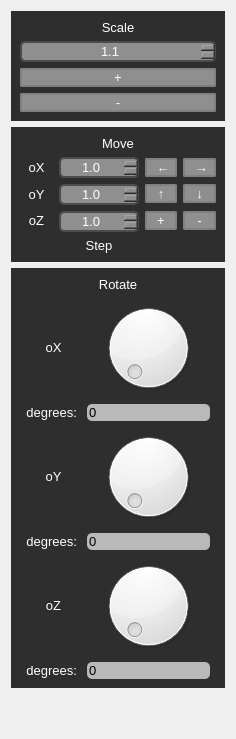
    <widget class="QWidget" name="tab_transformation">
     <attribute name="title">
      <string>Transformation</string>
     </attribute>
     <layout class="QGridLayout" name="gridLayout_7">
      <item row="4" column="1">
       <spacer name="vertical_spacer_transformation_down">
        <property name="orientation">
         <enum>Qt::Vertical</enum>
        </property>
        <property name="sizeHint" stdset="0">
         <size>
          <width>20</width>
          <height>40</height>
         </size>
        </property>
       </spacer>
      </item>
      <item row="0" column="1">
       <layout class="QGridLayout" name="grid_layout_transformation">
        <item row="1" column="0" colspan="2">
         <widget class="QFrame" name="frame_move">
          <property name="autoFillBackground">
           <bool>false</bool>
          </property>
          <property name="styleSheet">
           <string notr="true">QFrame {
	background-color: #2E2E2E;
}</string>
          </property>
          <property name="frameShape">
           <enum>QFrame::NoFrame</enum>
          </property>
          <property name="frameShadow">
           <enum>QFrame::Raised</enum>
          </property>
          <layout class="QGridLayout" name="gridLayout_17">
           <item row="2" column="1">
            <widget class="QLabel" name="label_move_x">
             <property name="maximumSize">
              <size>
               <width>16777215</width>
               <height>21</height>
              </size>
             </property>
             <property name="font">
              <font>
               <pointsize>10</pointsize>
              </font>
             </property>
             <property name="styleSheet">
              <string notr="true">QLabel {
	color: white;
}</string>
             </property>
             <property name="text">
              <string>oX</string>
             </property>
             <property name="alignment">
              <set>Qt::AlignCenter</set>
             </property>
            </widget>
           </item>
           <item row="3" column="3">
            <widget class="QPushButton" name="MYUp">
             <property name="enabled">
              <bool>true</bool>
             </property>
             <property name="font">
              <font>
               <pointsize>10</pointsize>
              </font>
             </property>
             <property name="styleSheet">
              <string notr="true">QPushButton {
	background-color: #8F8F8F;
	border-radius: 2px;
	border: 2px solid gray;
	color: white;
}

QPushButton:hover {
    border: 2px solid #69A1E4;
}

QPushButton:pressed {
  background-color: white;
}</string>
             </property>
             <property name="text">
              <string>↑</string>
             </property>
            </widget>
           </item>
           <item row="5" column="2">
            <widget class="QLabel" name="label_step_move">
             <property name="font">
              <font>
               <pointsize>10</pointsize>
              </font>
             </property>
             <property name="styleSheet">
              <string notr="true">QLabel {
	color: white;
}</string>
             </property>
             <property name="text">
              <string>Step</string>
             </property>
             <property name="alignment">
              <set>Qt::AlignCenter</set>
             </property>
            </widget>
           </item>
           <item row="4" column="4">
            <widget class="QPushButton" name="MZClose">
             <property name="enabled">
              <bool>true</bool>
             </property>
             <property name="font">
              <font>
               <pointsize>10</pointsize>
              </font>
             </property>
             <property name="styleSheet">
              <string notr="true">QPushButton {
	background-color: #8F8F8F;
	border-radius: 2px;
	border: 2px solid gray;
	color: white;
}

QPushButton:hover {
    border: 2px solid #69A1E4;
}

QPushButton:pressed {
  background-color: white;
}</string>
             </property>
             <property name="text">
              <string>-</string>
             </property>
            </widget>
           </item>
           <item row="4" column="1">
            <widget class="QLabel" name="label_move_z">
             <property name="maximumSize">
              <size>
               <width>16777215</width>
               <height>21</height>
              </size>
             </property>
             <property name="font">
              <font>
               <pointsize>10</pointsize>
              </font>
             </property>
             <property name="styleSheet">
              <string notr="true">QLabel {
	color: white;
}</string>
             </property>
             <property name="text">
              <string>oZ</string>
             </property>
             <property name="alignment">
              <set>Qt::AlignCenter</set>
             </property>
            </widget>
           </item>
           <item row="2" column="4">
            <widget class="QPushButton" name="MXRight">
             <property name="enabled">
              <bool>true</bool>
             </property>
             <property name="font">
              <font>
               <pointsize>10</pointsize>
              </font>
             </property>
             <property name="styleSheet">
              <string notr="true">QPushButton {
	background-color: #8F8F8F;
	border-radius: 2px;
	border: 2px solid gray;
	color: white;
}

QPushButton:hover {
    border: 2px solid #69A1E4;
}

QPushButton:pressed {
  background-color: white;
}</string>
             </property>
             <property name="text">
              <string> →</string>
             </property>
            </widget>
           </item>
           <item row="4" column="3">
            <widget class="QPushButton" name="MZFar">
             <property name="enabled">
              <bool>true</bool>
             </property>
             <property name="font">
              <font>
               <pointsize>10</pointsize>
              </font>
             </property>
             <property name="styleSheet">
              <string notr="true">QPushButton {
	background-color: #8F8F8F;
	border-radius: 2px;
	border: 2px solid gray;
	color: white;
}

QPushButton:hover {
    border: 2px solid #69A1E4;
}

QPushButton:pressed {
  background-color: white;
}</string>
             </property>
             <property name="text">
              <string>+</string>
             </property>
            </widget>
           </item>
           <item row="2" column="2" rowspan="3">
            <layout class="QVBoxLayout" name="vertical_layout_d_spin_boxes_step_move">
             <item>
              <widget class="QDoubleSpinBox" name="XMoveValue">
               <property name="enabled">
                <bool>true</bool>
               </property>
               <property name="minimumSize">
                <size>
                 <width>80</width>
                 <height>0</height>
                </size>
               </property>
               <property name="font">
                <font>
                 <pointsize>10</pointsize>
                </font>
               </property>
               <property name="styleSheet">
                <string notr="true">QDoubleSpinBox {
  border: 2px solid rgb(76,76,76);
  border-radius: 5px;
  background-color: #8F8F8F;
  color: rgb(255,255,255);
}

QDoubleSpinBox::down-button  {
  subcontrol-origin: margin;
  subcontrol-position: center left;
  image: url(:/images/left_arrow.png);
  background-color: rgb(76,76,76);
  left: 2px;
  height: 22px;
  width: 12px;
}

QDoubleSpinBox::up-button  {
  subcontrol-origin: margin;
  subcontrol-position: center right;
  image: url(:/images/right_arrow.png);
  background-color: rgb(76,76,76);
  right: 2px;
  height: 22px;
  width:12px;
}</string>
               </property>
               <property name="alignment">
                <set>Qt::AlignCenter</set>
               </property>
               <property name="decimals">
                <number>1</number>
               </property>
               <property name="minimum">
                <double>0.100000000000000</double>
               </property>
               <property name="maximum">
                <double>1000000.000000000000000</double>
               </property>
               <property name="singleStep">
                <double>0.100000000000000</double>
               </property>
               <property name="value">
                <double>1.000000000000000</double>
               </property>
              </widget>
             </item>
             <item>
              <widget class="QDoubleSpinBox" name="YMoveValue">
               <property name="enabled">
                <bool>true</bool>
               </property>
               <property name="minimumSize">
                <size>
                 <width>80</width>
                 <height>0</height>
                </size>
               </property>
               <property name="font">
                <font>
                 <pointsize>10</pointsize>
                </font>
               </property>
               <property name="styleSheet">
                <string notr="true">QDoubleSpinBox {
  border: 2px solid rgb(76,76,76);
  border-radius: 5px;
  background-color: #8F8F8F;
  color: rgb(255,255,255);
}

QDoubleSpinBox::down-button  {
  subcontrol-origin: margin;
  subcontrol-position: center left;
  image: url(:/images/left_arrow.png);
  background-color: rgb(76,76,76);
  left: 2px;
  height: 22px;
  width: 12px;
}

QDoubleSpinBox::up-button  {
  subcontrol-origin: margin;
  subcontrol-position: center right;
  image: url(:/images/right_arrow.png);
  background-color: rgb(76,76,76);
  right: 2px;
  height: 22px;
  width:12px;
}</string>
               </property>
               <property name="alignment">
                <set>Qt::AlignCenter</set>
               </property>
               <property name="decimals">
                <number>1</number>
               </property>
               <property name="minimum">
                <double>0.100000000000000</double>
               </property>
               <property name="maximum">
                <double>1000000.000000000000000</double>
               </property>
               <property name="singleStep">
                <double>0.100000000000000</double>
               </property>
               <property name="value">
                <double>1.000000000000000</double>
               </property>
              </widget>
             </item>
             <item>
              <widget class="QDoubleSpinBox" name="ZMoveValue">
               <property name="enabled">
                <bool>true</bool>
               </property>
               <property name="minimumSize">
                <size>
                 <width>80</width>
                 <height>0</height>
                </size>
               </property>
               <property name="font">
                <font>
                 <pointsize>10</pointsize>
                </font>
               </property>
               <property name="styleSheet">
                <string notr="true">QDoubleSpinBox {
  border: 2px solid rgb(76,76,76);
  border-radius: 5px;
  background-color: #8F8F8F;
  color: rgb(255,255,255);
}

QDoubleSpinBox::down-button  {
  subcontrol-origin: margin;
  subcontrol-position: center left;
  image: url(:/images/left_arrow.png);
  background-color: rgb(76,76,76);
  left: 2px;
  height: 22px;
  width: 12px;
}

QDoubleSpinBox::up-button  {
  subcontrol-origin: margin;
  subcontrol-position: center right;
  image: url(:/images/right_arrow.png);
  background-color: rgb(76,76,76);
  right: 2px;
  height: 22px;
  width:12px;
}</string>
               </property>
               <property name="alignment">
                <set>Qt::AlignCenter</set>
               </property>
               <property name="decimals">
                <number>1</number>
               </property>
               <property name="minimum">
                <double>0.100000000000000</double>
               </property>
               <property name="maximum">
                <double>1000000.000000000000000</double>
               </property>
               <property name="singleStep">
                <double>0.100000000000000</double>
               </property>
               <property name="value">
                <double>1.000000000000000</double>
               </property>
              </widget>
             </item>
            </layout>
           </item>
           <item row="3" column="4">
            <widget class="QPushButton" name="MYDown">
             <property name="enabled">
              <bool>true</bool>
             </property>
             <property name="font">
              <font>
               <pointsize>10</pointsize>
              </font>
             </property>
             <property name="styleSheet">
              <string notr="true">QPushButton {
	background-color: #8F8F8F;
	border-radius: 2px;
	border: 2px solid gray;
	color: white;
}

QPushButton:hover {
    border: 2px solid #69A1E4;
}

QPushButton:pressed {
  background-color: white;
}</string>
             </property>
             <property name="text">
              <string>↓</string>
             </property>
            </widget>
           </item>
           <item row="2" column="3">
            <widget class="QPushButton" name="MXLeft">
             <property name="enabled">
              <bool>true</bool>
             </property>
             <property name="font">
              <font>
               <pointsize>10</pointsize>
              </font>
             </property>
             <property name="styleSheet">
              <string notr="true">QPushButton {
	background-color: #8F8F8F;
	border-radius: 2px;
	border: 2px solid gray;
	color: white;
}

QPushButton:hover {
    border: 2px solid #69A1E4;
}

QPushButton:pressed {
  background-color: white;
}</string>
             </property>
             <property name="text">
              <string> ←</string>
             </property>
            </widget>
           </item>
           <item row="0" column="2" colspan="2">
            <widget class="QLabel" name="label_move">
             <property name="font">
              <font>
               <pointsize>10</pointsize>
              </font>
             </property>
             <property name="styleSheet">
              <string notr="true">QLabel {
	color: white;
}</string>
             </property>
             <property name="text">
              <string>Move</string>
             </property>
             <property name="alignment">
              <set>Qt::AlignCenter</set>
             </property>
            </widget>
           </item>
           <item row="3" column="1">
            <widget class="QLabel" name="label_move_y">
             <property name="maximumSize">
              <size>
               <width>16777215</width>
               <height>21</height>
              </size>
             </property>
             <property name="font">
              <font>
               <pointsize>10</pointsize>
              </font>
             </property>
             <property name="styleSheet">
              <string notr="true">QLabel {
	color: white;
}</string>
             </property>
             <property name="text">
              <string>oY</string>
             </property>
             <property name="alignment">
              <set>Qt::AlignCenter</set>
             </property>
            </widget>
           </item>
          </layout>
         </widget>
        </item>
        <item row="2" column="0" rowspan="2" colspan="2">
         <widget class="QFrame" name="frame_rotate">
          <property name="autoFillBackground">
           <bool>false</bool>
          </property>
          <property name="styleSheet">
           <string notr="true">QFrame {
	background-color: #2E2E2E;
}</string>
          </property>
          <property name="frameShape">
           <enum>QFrame::NoFrame</enum>
          </property>
          <property name="frameShadow">
           <enum>QFrame::Raised</enum>
          </property>
          <layout class="QGridLayout" name="gridLayout_16">
           <item row="1" column="0" colspan="4">
            <widget class="QLabel" name="label_rotate">
             <property name="font">
              <font>
               <pointsize>10</pointsize>
              </font>
             </property>
             <property name="styleSheet">
              <string notr="true">QLabel {
	color: white;
}</string>
             </property>
             <property name="text">
              <string>Rotate</string>
             </property>
             <property name="alignment">
              <set>Qt::AlignCenter</set>
             </property>
            </widget>
           </item>
           <item row="4" column="1">
            <widget class="QLabel" name="label_rotate_y">
             <property name="maximumSize">
              <size>
               <width>16777215</width>
               <height>21</height>
              </size>
             </property>
             <property name="font">
              <font>
               <pointsize>10</pointsize>
              </font>
             </property>
             <property name="styleSheet">
              <string notr="true">QLabel {
	color: white;
}</string>
             </property>
             <property name="text">
              <string>oY</string>
             </property>
             <property name="alignment">
              <set>Qt::AlignCenter</set>
             </property>
            </widget>
           </item>
           <item row="3" column="2">
            <widget class="QLineEdit" name="degX">
             <property name="enabled">
              <bool>false</bool>
             </property>
             <property name="font">
              <font>
               <pointsize>10</pointsize>
              </font>
             </property>
             <property name="styleSheet">
              <string notr="true">QLineEdit {
	background-color: #B9B9B9;
	border-radius: 5px;
	color: black;
}
</string>
             </property>
             <property name="text">
              <string>0</string>
             </property>
             <property name="readOnly">
              <bool>true</bool>
             </property>
            </widget>
           </item>
           <item row="2" column="1">
            <widget class="QLabel" name="label_rotate_x">
             <property name="maximumSize">
              <size>
               <width>16777215</width>
               <height>21</height>
              </size>
             </property>
             <property name="font">
              <font>
               <pointsize>10</pointsize>
              </font>
             </property>
             <property name="styleSheet">
              <string notr="true">QLabel {
	color: white;
}</string>
             </property>
             <property name="text">
              <string>oX</string>
             </property>
             <property name="alignment">
              <set>Qt::AlignCenter</set>
             </property>
            </widget>
           </item>
           <item row="4" column="2">
            <widget class="QDial" name="OYRotate">
             <property name="enabled">
              <bool>true</bool>
             </property>
             <property name="font">
              <font>
               <pointsize>10</pointsize>
              </font>
             </property>
             <property name="maximum">
              <number>100</number>
             </property>
             <property name="singleStep">
              <number>1</number>
             </property>
             <property name="value">
              <number>0</number>
             </property>
             <property name="sliderPosition">
              <number>0</number>
             </property>
            </widget>
           </item>
           <item row="5" column="1">
            <widget class="QLabel" name="label_rotate_x_3">
             <property name="maximumSize">
              <size>
               <width>16777215</width>
               <height>21</height>
              </size>
             </property>
             <property name="font">
              <font>
               <pointsize>10</pointsize>
              </font>
             </property>
             <property name="styleSheet">
              <string notr="true">QLabel {
	color: white;
}</string>
             </property>
             <property name="text">
              <string>degrees: </string>
             </property>
             <property name="alignment">
              <set>Qt::AlignCenter</set>
             </property>
            </widget>
           </item>
           <item row="6" column="1">
            <widget class="QLabel" name="label_rotate_z">
             <property name="maximumSize">
              <size>
               <width>16777215</width>
               <height>21</height>
              </size>
             </property>
             <property name="font">
              <font>
               <pointsize>10</pointsize>
              </font>
             </property>
             <property name="styleSheet">
              <string notr="true">QLabel {
	color: white;
}</string>
             </property>
             <property name="text">
              <string>oZ</string>
             </property>
             <property name="alignment">
              <set>Qt::AlignCenter</set>
             </property>
            </widget>
           </item>
           <item row="7" column="2">
            <widget class="QLineEdit" name="degZ">
             <property name="enabled">
              <bool>false</bool>
             </property>
             <property name="font">
              <font>
               <pointsize>10</pointsize>
              </font>
             </property>
             <property name="styleSheet">
              <string notr="true">QLineEdit {
	background-color: #B9B9B9;
	border-radius: 5px;
	color: black;
}
</string>
             </property>
             <property name="text">
              <string>0</string>
             </property>
             <property name="readOnly">
              <bool>true</bool>
             </property>
            </widget>
           </item>
           <item row="6" column="2">
            <widget class="QDial" name="OZRotate">
             <property name="enabled">
              <bool>true</bool>
             </property>
             <property name="font">
              <font>
               <pointsize>10</pointsize>
              </font>
             </property>
             <property name="maximum">
              <number>100</number>
             </property>
             <property name="singleStep">
              <number>1</number>
             </property>
             <property name="value">
              <number>0</number>
             </property>
             <property name="sliderPosition">
              <number>0</number>
             </property>
            </widget>
           </item>
           <item row="3" column="1">
            <widget class="QLabel" name="label_rotate_x_2">
             <property name="maximumSize">
              <size>
               <width>16777215</width>
               <height>21</height>
              </size>
             </property>
             <property name="font">
              <font>
               <pointsize>10</pointsize>
              </font>
             </property>
             <property name="styleSheet">
              <string notr="true">QLabel {
	color: white;
}</string>
             </property>
             <property name="text">
              <string>degrees: </string>
             </property>
             <property name="alignment">
              <set>Qt::AlignCenter</set>
             </property>
            </widget>
           </item>
           <item row="5" column="2">
            <widget class="QLineEdit" name="degY">
             <property name="enabled">
              <bool>false</bool>
             </property>
             <property name="font">
              <font>
               <pointsize>10</pointsize>
              </font>
             </property>
             <property name="styleSheet">
              <string notr="true">QLineEdit {
	background-color: #B9B9B9;
	border-radius: 5px;
	color: black;
}
</string>
             </property>
             <property name="text">
              <string>0</string>
             </property>
             <property name="readOnly">
              <bool>true</bool>
             </property>
            </widget>
           </item>
           <item row="2" column="2">
            <widget class="QDial" name="OXRotate">
             <property name="enabled">
              <bool>true</bool>
             </property>
             <property name="font">
              <font>
               <pointsize>10</pointsize>
              </font>
             </property>
             <property name="maximum">
              <number>100</number>
             </property>
             <property name="singleStep">
              <number>1</number>
             </property>
             <property name="value">
              <number>0</number>
             </property>
             <property name="sliderPosition">
              <number>0</number>
             </property>
            </widget>
           </item>
           <item row="7" column="1">
            <widget class="QLabel" name="label_rotate_x_4">
             <property name="maximumSize">
              <size>
               <width>16777215</width>
               <height>21</height>
              </size>
             </property>
             <property name="font">
              <font>
               <pointsize>10</pointsize>
              </font>
             </property>
             <property name="styleSheet">
              <string notr="true">QLabel {
	color: white;
}</string>
             </property>
             <property name="text">
              <string>degrees: </string>
             </property>
             <property name="alignment">
              <set>Qt::AlignCenter</set>
             </property>
            </widget>
           </item>
          </layout>
         </widget>
        </item>
        <item row="0" column="0" colspan="2">
         <widget class="QFrame" name="frame_scale">
          <property name="autoFillBackground">
           <bool>false</bool>
          </property>
          <property name="styleSheet">
           <string notr="true">QFrame {
	background-color: #2E2E2E;
}</string>
          </property>
          <property name="frameShape">
           <enum>QFrame::NoFrame</enum>
          </property>
          <property name="frameShadow">
           <enum>QFrame::Raised</enum>
          </property>
          <layout class="QGridLayout" name="gridLayout_18">
           <item row="2" column="1">
            <widget class="QPushButton" name="ScalePlus">
             <property name="enabled">
              <bool>true</bool>
             </property>
             <property name="font">
              <font>
               <pointsize>10</pointsize>
              </font>
             </property>
             <property name="styleSheet">
              <string notr="true">QPushButton {
	background-color: #8F8F8F;
	border-radius: 2px;
	border: 2px solid gray;
	color: white;
}

QPushButton:hover {
    border: 2px solid #69A1E4;
}

QPushButton:pressed {
  background-color: white;
}</string>
             </property>
             <property name="text">
              <string>+</string>
             </property>
            </widget>
           </item>
           <item row="3" column="1">
            <widget class="QPushButton" name="ScaleMinus">
             <property name="enabled">
              <bool>true</bool>
             </property>
             <property name="font">
              <font>
               <pointsize>10</pointsize>
              </font>
             </property>
             <property name="styleSheet">
              <string notr="true">QPushButton {
	background-color: #8F8F8F;
	border-radius: 2px;
	border: 2px solid gray;
	color: white;
}

QPushButton:hover {
    border: 2px solid #69A1E4;
}

QPushButton:pressed {
  background-color: white;
}</string>
             </property>
             <property name="text">
              <string>-</string>
             </property>
            </widget>
           </item>
           <item row="1" column="1">
            <widget class="QDoubleSpinBox" name="ScaleValue">
             <property name="enabled">
              <bool>true</bool>
             </property>
             <property name="minimumSize">
              <size>
               <width>80</width>
               <height>0</height>
              </size>
             </property>
             <property name="font">
              <font>
               <pointsize>10</pointsize>
              </font>
             </property>
             <property name="styleSheet">
              <string notr="true">QDoubleSpinBox {
  border: 2px solid rgb(76,76,76);
  border-radius: 5px;
  background-color: #8F8F8F;
  color: rgb(255,255,255);
}

QDoubleSpinBox::down-button  {
  subcontrol-origin: margin;
  subcontrol-position: center left;
  image: url(:/images/left_arrow.png);
  background-color: rgb(76,76,76);
  left: 2px;
  height: 22px;
  width: 12px;
}

QDoubleSpinBox::up-button  {
  subcontrol-origin: margin;
  subcontrol-position: center right;
  image: url(:/images/right_arrow.png);
  background-color: rgb(76,76,76);
  right: 2px;
  height: 22px;
  width:12px;
}</string>
             </property>
             <property name="alignment">
              <set>Qt::AlignCenter</set>
             </property>
             <property name="decimals">
              <number>1</number>
             </property>
             <property name="minimum">
              <double>1.100000000000000</double>
             </property>
             <property name="maximum">
              <double>1000000.000000000000000</double>
             </property>
             <property name="singleStep">
              <double>0.100000000000000</double>
             </property>
             <property name="value">
              <double>1.100000000000000</double>
             </property>
            </widget>
           </item>
           <item row="0" column="1">
            <widget class="QLabel" name="label_scale">
             <property name="font">
              <font>
               <pointsize>10</pointsize>
              </font>
             </property>
             <property name="styleSheet">
              <string notr="true">QLabel {
	color: white;
}</string>
             </property>
             <property name="text">
              <string>Scale</string>
             </property>
             <property name="alignment">
              <set>Qt::AlignCenter</set>
             </property>
            </widget>
           </item>
          </layout>
         </widget>
        </item>
       </layout>
      </item>
     </layout>
    </widget>
